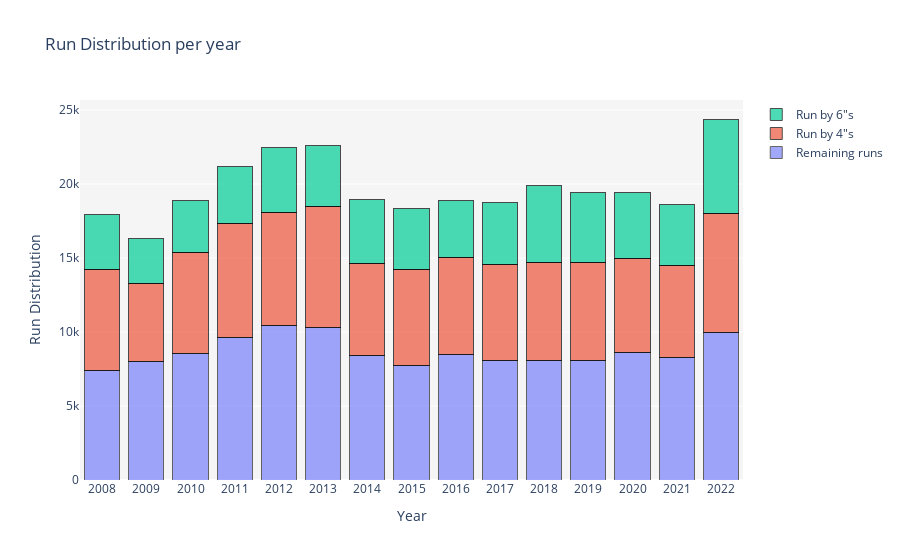

Here is the notebook cell this chart was saved with:
### Code cell
#Creating a stacked bar chart that shows the distribution of runs scored per year in the IPL
trace1 = go.Bar(
    x=Season_boundaries['Season'],
    y=Season_boundaries['total_run']-(Season_boundaries['6"s']+Season_boundaries['4"s']),
    marker = dict(line=dict(color='#000000', width=1)),
    name='Remaining runs',opacity=0.6)

trace2 = go.Bar(
    x=Season_boundaries['Season'],
    y=Season_boundaries['4"s'],
    marker = dict(line=dict(color='#000000', width=1)),
    name='Run by 4"s',opacity=0.7)

trace3 = go.Bar(
    x=Season_boundaries['Season'],
    y=Season_boundaries['6"s'],
    marker = dict(line=dict(color='#000000', width=1)),
    name='Run by 6"s',opacity=0.7)


data = [trace1, trace2, trace3]
layout = go.Layout(title="Run Distribution per year",barmode='stack',xaxis = dict(tickmode='linear',title="Year"),
                                    yaxis = dict(title= "Run Distribution"), plot_bgcolor='rgb(245,245,245)')

fig = go.Figure(data=data, layout=layout)
iplot(fig)

### Figure 1 — Plotly figure (JSON) as saved in the notebook; plotly's stock layout.template omitted (floating-point values rounded to 4 significant figures)
{"data": [{"marker": {"line": {"color": "#000000", "width": 1}}, "name": "Remaining runs", "opacity": 0.6, "type": "bar", "x": [2008, 2009, 2010, 2011, 2012, 2013, 2014, 2015, 2016, 2017, 2018, 2019, 2020, 2021, 2022], "y": [7387, 8021, 8525, 9656, 10411, 10300, 8389, 7757, 8496, 8102, 8061, 8098, 8644, 8311, 9943]}, {"marker": {"line": {"color": "#000000", "width": 1}}, "name": "Run by 4\"s", "opacity": 0.7, "type": "bar", "x": [2008, 2009, 2010, 2011, 2012, 2013, 2014, 2015, 2016, 2017, 2018, 2019, 2020, 2021, 2022], "y": [6812, 5284, 6836, 7664, 7644, 8216, 6252, 6444, 6532, 6448, 6608, 6620, 6356, 6204, 8080]}, {"marker": {"line": {"color": "#000000", "width": 1}}, "name": "Run by 6\"s", "opacity": 0.7, "type": "bar", "x": [2008, 2009, 2010, 2011, 2012, 2013, 2014, 2015, 2016, 2017, 2018, 2019, 2020, 2021, 2022], "y": [3738, 3048, 3522, 3834, 4398, 4086, 4290, 4152, 3834, 4236, 5232, 4716, 4416, 4122, 6372]}], "layout": {"barmode": "stack", "plot_bgcolor": "rgb(245,245,245)", "title": {"text": "Run Distribution per year"}, "xaxis": {"tickmode": "linear", "title": {"text": "Year"}}, "yaxis": {"title": {"text": "Run Distribution"}}}}
